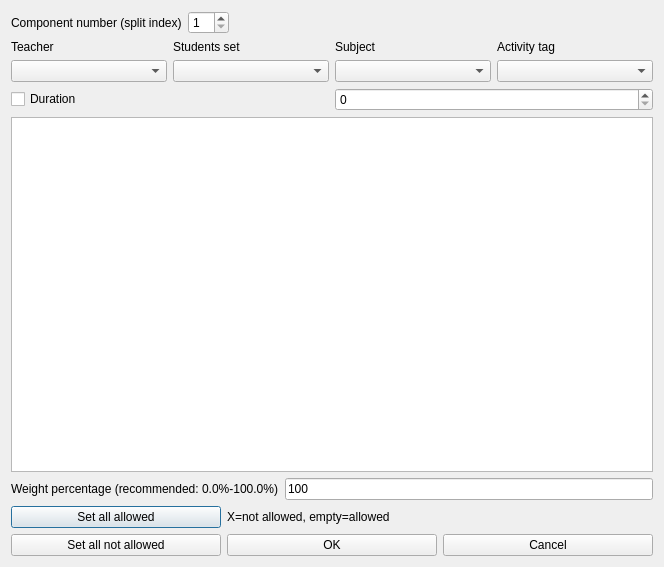
<?xml version="1.0" encoding="UTF-8"?>
<ui version="4.0">
 <class>ModifyConstraintSubactivitiesPreferredTimeSlotsForm_template</class>
 <widget class="QDialog" name="ModifyConstraintSubactivitiesPreferredTimeSlotsForm_template">
  <property name="geometry">
   <rect>
    <x>0</x>
    <y>0</y>
    <width>664</width>
    <height>567</height>
   </rect>
  </property>
  <property name="windowTitle">
   <string extracomment="This is the title of the dialog to modify a constraint of this type">Modify subactivities preferred time slots</string>
  </property>
  <layout class="QGridLayout" name="gridLayout">
   <item row="0" column="0">
    <layout class="QHBoxLayout" name="componentBoxLayout">
     <item>
      <widget class="QLabel" name="textLabel1">
       <property name="text">
        <string>Component number (split index)</string>
       </property>
       <property name="wordWrap">
        <bool>false</bool>
       </property>
      </widget>
     </item>
     <item>
      <widget class="QSpinBox" name="componentNumberSpinBox">
       <property name="minimum">
        <number>1</number>
       </property>
      </widget>
     </item>
     <item>
      <spacer name="spacer1">
       <property name="orientation">
        <enum>Qt::Horizontal</enum>
       </property>
       <property name="sizeType">
        <enum>QSizePolicy::Expanding</enum>
       </property>
       <property name="sizeHint" stdset="0">
        <size>
         <width>131</width>
         <height>20</height>
        </size>
       </property>
      </spacer>
     </item>
    </layout>
   </item>
   <item row="1" column="0">
    <layout class="QGridLayout" name="filterBoxLayout">
     <item row="1" column="0">
      <widget class="QComboBox" name="teachersComboBox"/>
     </item>
     <item row="1" column="3">
      <widget class="QComboBox" name="activityTagsComboBox"/>
     </item>
     <item row="1" column="2">
      <widget class="QComboBox" name="subjectsComboBox"/>
     </item>
     <item row="0" column="3">
      <widget class="QLabel" name="activityTagsTextLabel">
       <property name="text">
        <string>Activity tag</string>
       </property>
       <property name="wordWrap">
        <bool>false</bool>
       </property>
      </widget>
     </item>
     <item row="0" column="0">
      <widget class="QLabel" name="teachersTextLabel">
       <property name="text">
        <string>Teacher</string>
       </property>
       <property name="wordWrap">
        <bool>false</bool>
       </property>
      </widget>
     </item>
     <item row="1" column="1">
      <widget class="QComboBox" name="studentsComboBox"/>
     </item>
     <item row="0" column="1">
      <widget class="QLabel" name="studentsTextLabel">
       <property name="text">
        <string>Students set</string>
       </property>
       <property name="wordWrap">
        <bool>false</bool>
       </property>
      </widget>
     </item>
     <item row="0" column="2">
      <widget class="QLabel" name="subjectsTextLabel">
       <property name="text">
        <string>Subject</string>
       </property>
       <property name="wordWrap">
        <bool>false</bool>
       </property>
      </widget>
     </item>
    </layout>
   </item>
   <item row="2" column="0">
    <layout class="QHBoxLayout" name="horizontalLayout">
     <item>
      <widget class="QCheckBox" name="durationCheckBox">
       <property name="text">
        <string>Duration</string>
       </property>
      </widget>
     </item>
     <item>
      <widget class="QSpinBox" name="durationSpinBox"/>
     </item>
    </layout>
   </item>
   <item row="3" column="0">
    <widget class="QTableWidget" name="preferredTimesTable"/>
   </item>
   <item row="4" column="0">
    <layout class="QHBoxLayout" name="weightBoxLayout">
     <item>
      <widget class="QLabel" name="weightTextLabel">
       <property name="frameShape">
        <enum>QFrame::NoFrame</enum>
       </property>
       <property name="frameShadow">
        <enum>QFrame::Plain</enum>
       </property>
       <property name="text">
        <string>Weight percentage (recommended: 0.0%-100.0%)</string>
       </property>
       <property name="wordWrap">
        <bool>false</bool>
       </property>
      </widget>
     </item>
     <item>
      <widget class="QLineEdit" name="weightLineEdit">
       <property name="text">
        <string notr="true">100</string>
       </property>
      </widget>
     </item>
    </layout>
   </item>
   <item row="5" column="0">
    <layout class="QGridLayout" name="buttonsGridLayout">
     <item row="0" column="0">
      <widget class="QPushButton" name="setAllAllowedPushButton">
       <property name="text">
        <string comment="It refers to time slots">Set all allowed</string>
       </property>
      </widget>
     </item>
     <item row="0" column="1" colspan="2">
      <widget class="QLabel" name="label">
       <property name="text">
        <string extracomment="This is an explanation in a dialog for a constraint. It says that symbol X means that this slot is not allowed, and an empty cell means that the slot is allowed">X=not allowed, empty=allowed</string>
       </property>
      </widget>
     </item>
     <item row="1" column="0">
      <widget class="QPushButton" name="setAllNotAllowedPushButton">
       <property name="text">
        <string comment="It refers to time slots">Set all not allowed</string>
       </property>
      </widget>
     </item>
     <item row="1" column="1">
      <widget class="QPushButton" name="okPushButton">
       <property name="text">
        <string>OK</string>
       </property>
      </widget>
     </item>
     <item row="1" column="2">
      <widget class="QPushButton" name="cancelPushButton">
       <property name="text">
        <string>Cancel</string>
       </property>
      </widget>
     </item>
    </layout>
   </item>
  </layout>
 </widget>
 <layoutdefault spacing="6" margin="11"/>
 <resources/>
 <connections/>
</ui>
